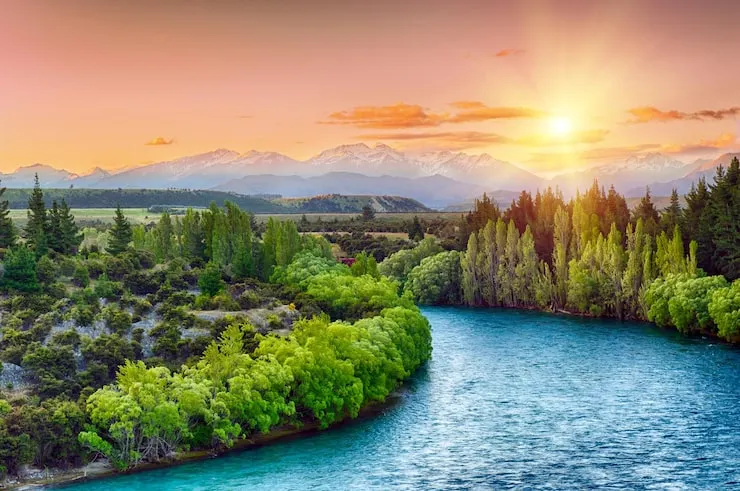
#> input picture Lab Experiments/Input/Image 14.png, 740 x 491 px
$ python Program14.py
#> lines starting #> are read from the running program, lines starting #| are printed output that depends on the picture
import cv2
import numpy as np

# Read image
image = cv2.imread("Input/Image 14.png")
#> image is the input picture: shape (491, 740, 3); mean B, G, R 110.8, 135.6, 139.4

if image is None:
    print("Error: Could not read the image.")
    exit()

rows, cols = image.shape[:2]
#> rows = 491; cols = 740

# Source points
src_pts = np.float32([
    [50,50],
    [300,50],
    [50,300],
    [300,300]
])

# Destination points
dst_pts = np.float32([
    [10,100],
    [280,20],
    [80,300],
    [320,280]
])

# Homography matrix
H, status = cv2.findHomography(src_pts, dst_pts)

# Apply Homography
result = cv2.warpPerspective(image, H, (cols, rows))
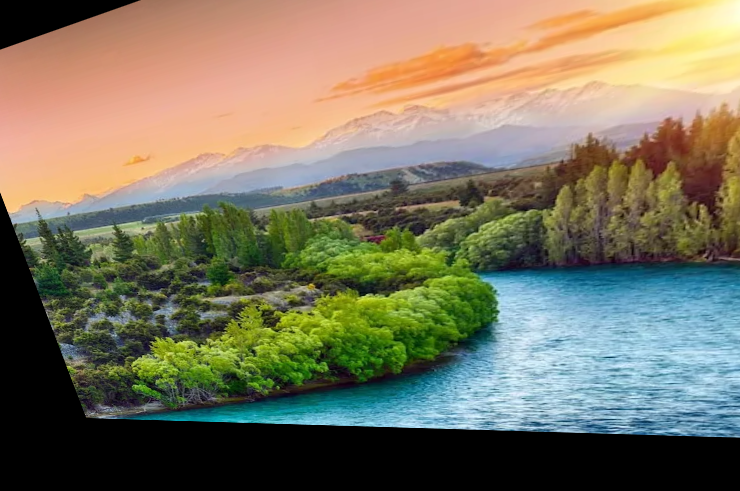
#> result: shape (491, 740, 3); mean B, G, R 95.9, 117.4, 122.7

# Save output
cv2.imwrite("Output/Homography_Output.png", result)

# Display
cv2.imshow("Original Image", image)
cv2.imshow("Homography Transformation", result)

cv2.waitKey(0)
cv2.destroyAllWindows()

$ run again, with Lab Experiments/Input/Image 1.png copied over Lab Experiments/Input/Image 14.png
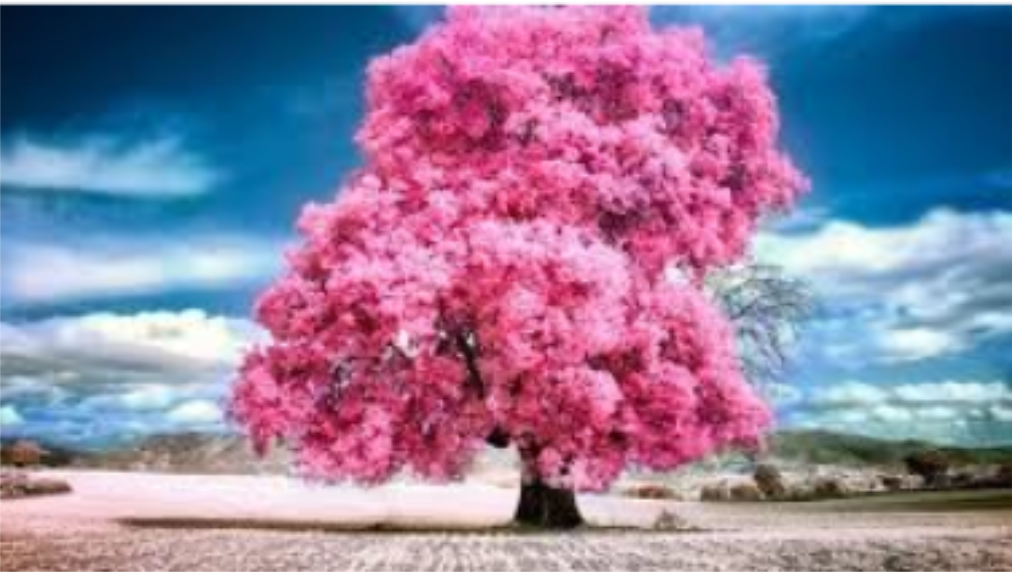
#> input picture Lab Experiments/Input/Image 1.png, 1012 x 572 px
#> image is the input picture: shape (572, 1012, 3); mean B, G, R 158.4, 127.3, 145
#> `result = cv2.warpPerspective(image, H, (cols, rows))`:
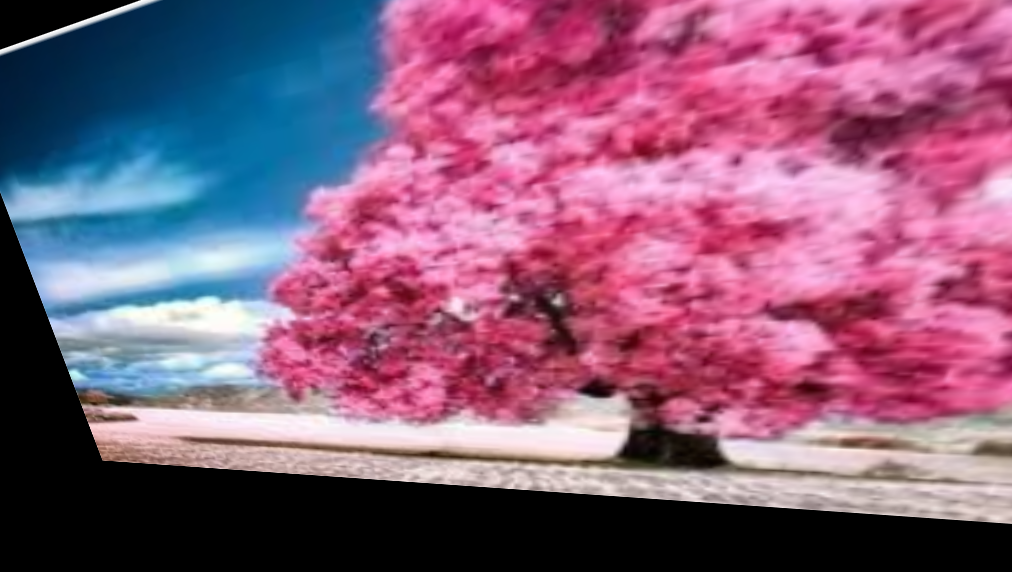
#> result: shape (572, 1012, 3); mean B, G, R 122.1, 92.5, 136.8

$ run again, with Lab Experiments/Input/Image 10.png copied over Lab Experiments/Input/Image 14.png
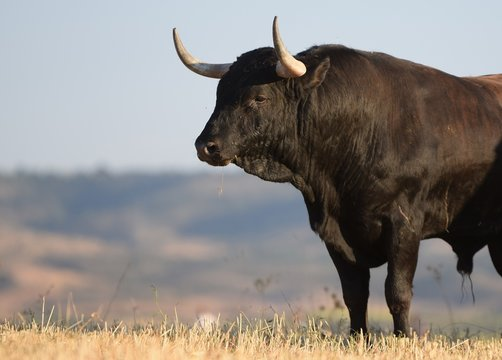
#> input picture Lab Experiments/Input/Image 10.png, 502 x 360 px
#> image is the input picture: shape (360, 502, 3); mean B, G, R 130.1, 135, 140.6
#> `result = cv2.warpPerspective(image, H, (cols, rows))`:
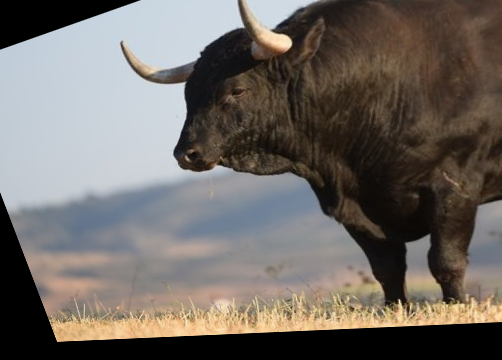
#> result: shape (360, 502, 3); mean B, G, R 100.4, 105.5, 111.5

$ run again, with Lab Experiments/Input/Image 11.png copied over Lab Experiments/Input/Image 14.png
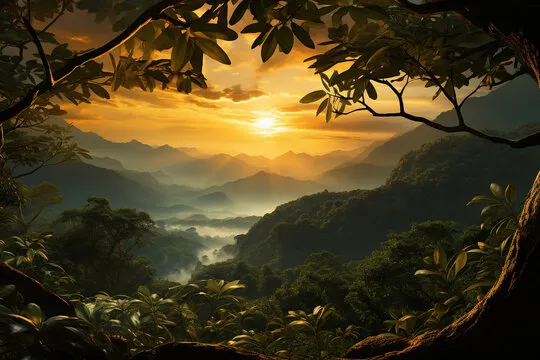
#> input picture Lab Experiments/Input/Image 11.png, 540 x 360 px
#> image is the input picture: shape (360, 540, 3); mean B, G, R 30.1, 61.1, 74.2
#> `result = cv2.warpPerspective(image, H, (cols, rows))`:
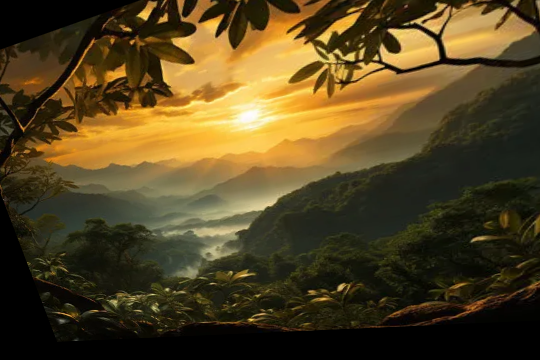
#> result: shape (360, 540, 3); mean B, G, R 32.7, 67.4, 83.5
